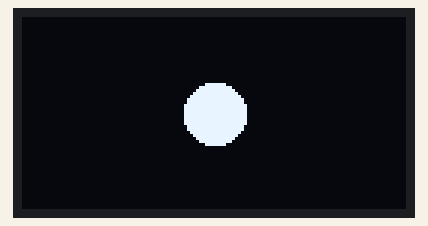
A sketch run on a simulated Arduino Uno, built with avr-gcc and run on an emulated ATmega328P. Parts: 128×64 one-colour display.

Above: at 0.1 s.

The sketch:

boilerplate.ino
```cpp
//#include <SPI.h>
//#include <Wire.h>
#include <Adafruit_SSD1306.h>

#define OLED_RESET 4
Adafruit_SSD1306 display(OLED_RESET);

byte buzz = 4;

byte bA = 5;
byte bX = 6;
byte bB = 7;
byte bY = 8;

byte rgt = 9;
byte up  = 10;
byte dwn = 11;
byte lft = 12;

void setup()
{
  Serial.begin(9600);

  // use internal 3.3v, and set the i2c address of the display
  display.begin(SSD1306_SWITCHCAPVCC, 0x3C);

  // set buzzer to output, and each of the buttons to input_pullup
  pinMode(buzz , OUTPUT);
  for(int i=5; i<=12; i++)
  {
    pinMode(i, INPUT_PULLUP);
  }
  display.clearDisplay();
}

void loop()
{
  display.clearDisplay();
  display.fillCircle(64,32,10,WHITE);
  display.display();
}
```
